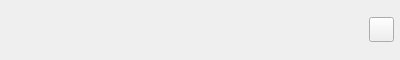
<?xml version="1.0" encoding="UTF-8"?>
<ui version="4.0">
 <class>SearchUserItem</class>
 <widget class="QWidget" name="SearchUserItem">
  <property name="geometry">
   <rect>
    <x>0</x>
    <y>0</y>
    <width>400</width>
    <height>60</height>
   </rect>
  </property>
  <property name="sizePolicy">
   <sizepolicy hsizetype="Expanding" vsizetype="Preferred">
    <horstretch>0</horstretch>
    <verstretch>0</verstretch>
   </sizepolicy>
  </property>
  <property name="minimumSize">
   <size>
    <width>0</width>
    <height>60</height>
   </size>
  </property>
  <property name="maximumSize">
   <size>
    <width>16777215</width>
    <height>60</height>
   </size>
  </property>
  <property name="windowTitle">
   <string>Form</string>
  </property>
  <layout class="QHBoxLayout" name="horizontalLayout">
   <property name="spacing">
    <number>6</number>
   </property>
   <property name="leftMargin">
    <number>6</number>
   </property>
   <property name="topMargin">
    <number>0</number>
   </property>
   <property name="rightMargin">
    <number>6</number>
   </property>
   <property name="bottomMargin">
    <number>0</number>
   </property>
   <item>
    <widget class="QLabel" name="search_icon_lb">
     <property name="sizePolicy">
      <sizepolicy hsizetype="Preferred" vsizetype="Preferred">
       <horstretch>0</horstretch>
       <verstretch>0</verstretch>
      </sizepolicy>
     </property>
     <property name="minimumSize">
      <size>
       <width>40</width>
       <height>40</height>
      </size>
     </property>
     <property name="maximumSize">
      <size>
       <width>40</width>
       <height>40</height>
      </size>
     </property>
     <property name="text">
      <string/>
     </property>
    </widget>
   </item>
   <item>
    <widget class="QWidget" name="widget" native="true">
     <layout class="QVBoxLayout" name="verticalLayout">
      <property name="spacing">
       <number>0</number>
      </property>
      <property name="leftMargin">
       <number>0</number>
      </property>
      <property name="topMargin">
       <number>0</number>
      </property>
      <property name="rightMargin">
       <number>0</number>
      </property>
      <property name="bottomMargin">
       <number>0</number>
      </property>
      <item>
       <widget class="QLabel" name="name_uid_lb">
        <property name="text">
         <string/>
        </property>
       </widget>
      </item>
      <item>
       <widget class="QLabel" name="email_lb">
        <property name="text">
         <string/>
        </property>
       </widget>
      </item>
     </layout>
    </widget>
   </item>
   <item>
    <widget class="ClickButton" name="s_btn">
     <property name="minimumSize">
      <size>
       <width>25</width>
       <height>25</height>
      </size>
     </property>
     <property name="maximumSize">
      <size>
       <width>25</width>
       <height>25</height>
      </size>
     </property>
     <property name="text">
      <string/>
     </property>
    </widget>
   </item>
  </layout>
 </widget>
 <customwidgets>
  <customwidget>
   <class>ClickButton</class>
   <extends>QPushButton</extends>
   <header>clickbutton.h</header>
  </customwidget>
 </customwidgets>
 <resources/>
 <connections/>
</ui>
